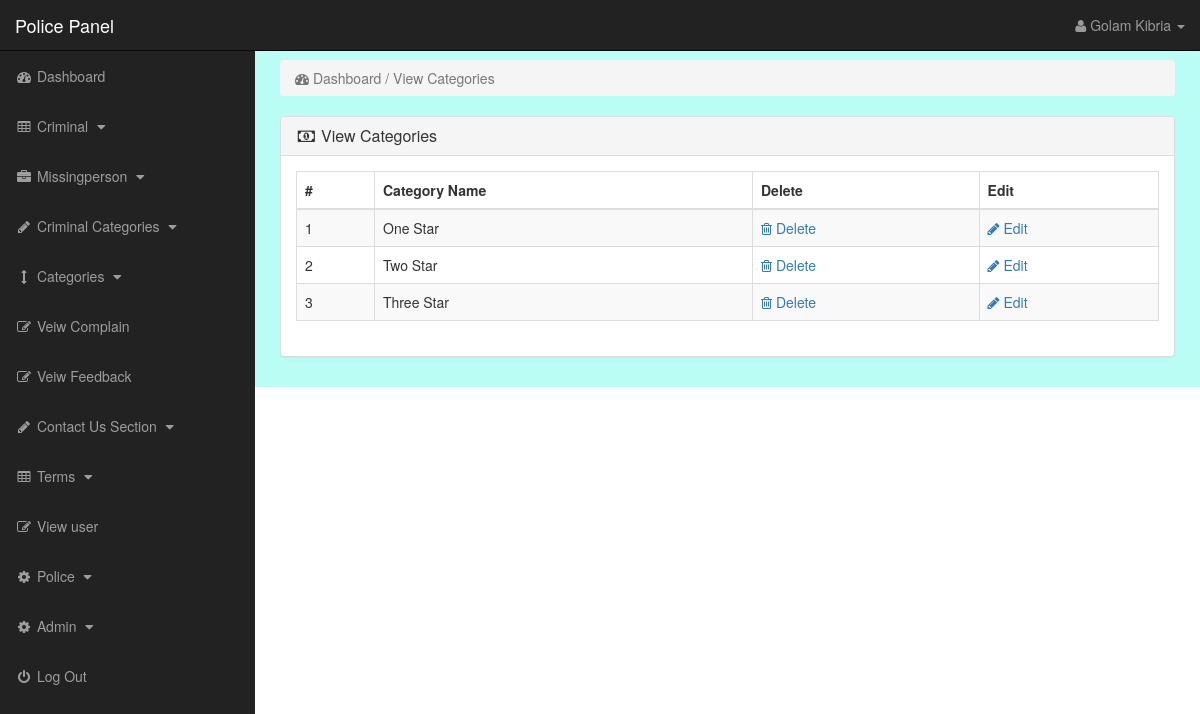
Page /police/index.php?view_cats (signed in) on the committed database.
### tables this page shows
CREATE TABLE `police` (
  `police_id` int(10) NOT NULL,
  `police_name` varchar(255) NOT NULL,
  `police_station` varchar(255) NOT NULL,
  `police_email` varchar(255) NOT NULL,
  `police_pass` varchar(255) NOT NULL,
  `police_image` text NOT NULL,
  `police_contact` varchar(255) NOT NULL,
  `police_country` text NOT NULL,
  `police_job` varchar(255) NOT NULL,
  `police_about` text NOT NULL
);

CREATE TABLE `categories` (
  `cat_id` int(10) NOT NULL,
  `cat_title` text NOT NULL,
  `cat_top` text NOT NULL,
  `cat_image` text NOT NULL
);

### police/view_cats.php (the view)
<?php
if(!isset($_SESSION['police_email'])){
echo "<script>window.open('login.php','_self')</script>";
}
else {
?>
<div class="row" >
<div class="col-lg-12" >
<ol class="breadcrumb" >
<li class="active" >
<i class="fa fa-dashboard" ></i> Dashboard / View Categories
</li>
</ol>
</div>
</div>
<div class="row" >
<div class="col-lg-12" >
<div class="panel panel-default" >
<div class="panel-heading" >
<h3 class="panel-title" >
<i class="fa fa-money fa-fw"></i> View Categories
</h3>
</div>
<div class="panel-body" >
<div class="table-responsive" >
<table class="table table-bordered table-hover table-striped" >
<thead>
<tr>
<th>#</th>
<th>Category Name</th>
<th>Delete</th>
<th>Edit</th>
</tr>
</thead>
<tbody>
<?php
$i=0;
$get_cats = "select * from categories";
$run_cats = mysqli_query($con,$get_cats);
while($row_cats = mysqli_fetch_array($run_cats)){
$cat_id = $row_cats['cat_id'];
$cat_title = $row_cats['cat_title'];
$i++;
?>
<tr>
<td><?php echo $i; ?></td>
<td><?php echo $cat_title; ?></td>
<td>
<a href="index.php?delete_cat=<?php echo $cat_id; ?>" >
<i class="fa fa-trash-o" ></i> Delete
</a>
</td>
<td>
<a href="index.php?edit_cat=<?php echo $cat_id; ?>" >
<i class="fa fa-pencil" ></i> Edit
</a>
</td>
</tr>
<?php } ?>
</tbody>
</table>
</div>
</div>
</div>
</div>
</div>
<?php } ?>

### police/includes/sidebar.php (shortened to what this page needs)
<?php
if (!isset($_SESSION['police_email'])) {
    echo "<script>window.open('login.php','_self')</script>";
} else {
?>
    <nav class="navbar navbar-inverse navbar-fixed-top">
        <div class="navbar-header">
            <a class="navbar-brand" href="index.php?dashboard">Police Panel</a>
        </div>
        <ul class="nav navbar-right top-nav">
            <li class="dropdown">
                <a href="#" class="dropdown-toggle" data-toggle="dropdown">
                    <i class="fa fa-user"></i>
                    <?php echo $police_name; ?> <b class="caret"></b>
                </a>
            </li>
        </ul>
        <div class="collapse navbar-collapse navbar-ex1-collapse">
            <ul class="nav navbar-nav side-nav">
                <li>
                    <a href="index.php?dashboard">
                        <i class="fa fa-fw fa-dashboard"></i> Dashboard
                    </a>
                </li>
                <li>
                    <a href="#" data-toggle="collapse" data-target="#criminal">
                        <i class="fa fa-fw fa-table"></i> Criminal
                        <i class="fa fa-fw fa-caret-down"></i>
                    </a>
                </li>
                <li>
                    <a href="#" data-toggle="collapse" data-target="#missingperson">
                        <i class="fa fa-fw fa-briefcase"></i> Missingperson
                        <i class="fa fa-fw fa-caret-down"></i>
                    </a>
                </li>
                <li>
                    <a href="#" data-toggle="collapse" data-target="#c_cat">
                        <i class="fa fa-fw fa-pencil"></i> Criminal Categories
                        <i class="fa fa-fw fa-caret-down"></i>
                    </a>
                </li>
                <li>
                    <a href="#" data-toggle="collapse" data-target="#cat">
                        <i class="fa fa-fw fa-arrows-v"></i> Categories
                        <i class="fa fa-fw fa-caret-down"></i>
                    </a>
                </li>
                <li>
<a href="index.php?view_comp">
    <i class="fa fa-fw fa-edit"></i> Veiw Complain
</a>
</li>
<li>
<a href="index.php?view_feed">
    <i class="fa fa-fw fa-edit"></i> Veiw Feedback
</a>
</li>
                <li>
                    <a href="#" data-toggle="collapse" data-target="#contact_us">
                        <i class="fa fa-fw fa-pencil"> </i> Contact Us Section
                        <i class="fa fa-fw fa-caret-down"></i>
                    </a>
                </li>
                <li>
                    <a href="#" data-toggle="collapse" data-target="#terms">
                        <i class="fa fa-fw fa-table"></i> Terms
                        <i class="fa fa-fw fa-caret-down"></i>
                    </a>
                </li>
                <li>
                    <a href="index.php?view_user">
                        <i class="fa fa-fw fa-edit"></i> View user
                    </a>
                </li>
                <li>
                    <a href="#" data-toggle="collapse" data-target="#police">
                        <i class="fa fa-fw fa-gear"></i> Police
                        <i class="fa fa-fw fa-caret-down"></i>
                    </a>
                </li>
                <li>
                    <a href="#" data-toggle="collapse" data-target="#admin">
                        <i class="fa fa-fw fa-gear"></i> Admin
                        <i class="fa fa-fw fa-caret-down"></i>
                    </a>
                </li>
                <li>
                    <a href="logout.php">
                        <i class="fa fa-fw fa-power-off"></i> Log Out
                    </a>
                </li>
            </ul>
        </div>
    </nav>
<?php } ?>

### police/css/style.css (style rules this page uses)
body { margin-top:100px; }
@media (min-width: 768px) { body { margin-top:50px; } }
.top-nav { padding:0 15px; }
.top-nav>li { display:inline-block; float:left; }
.top-nav>li>a { padding-top:15px; padding-bottom:15px; line-height:20px; color:#999; }
@media (min-width: 768px) { .side-nav { position:fixed; top:51px; width:255px; border-radius:0; overflow-y:auto; background-color: #222; bottom:0; overflow-x:hidden; padding-bottom:40px; } }
@media (min-width: 768px) { .side-nav>li>a { width:255px; } }
.panel-body { border-radius:5px; }

### rows in the picture
police: police_name "Golam Kibria"
categories: cat_title "One Star"
categories: cat_title "Two Star"
categories: cat_title "Three Star"
